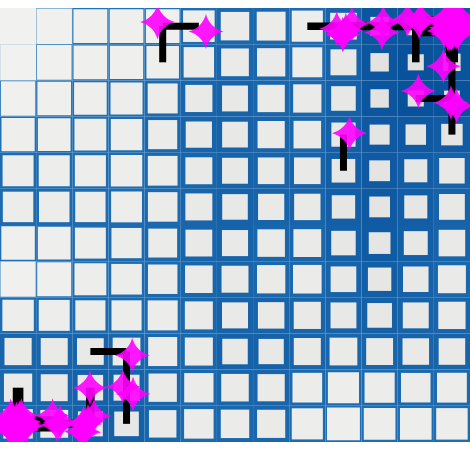

Notebook code cell kept with this figure:
### Code cell
fig4 = basin.pond(base_style="iceflock") \
    .pad_layer(gap="nogap") \
    .rhizome_layer(X=Xs_holdout_abnormal, **rhizome_layer_style) \
    .attraction_layer(Xs_holdout_abnormal, jitter_amount=marker_jitter_amount, marker=dict(color="magenta", symbol="star-diamond", size=marker_size, opacity=marker_opacity)) \
    .visualize(**plot_args);
